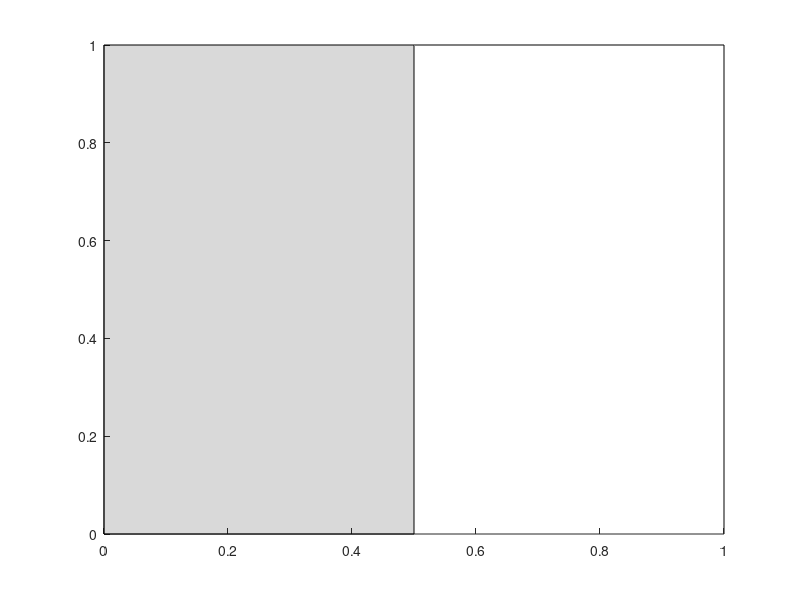

Here is the MATLAB script that generated this plot:
function indicate_strokes(varargin)
%% function indicate_strokes(varargin)
% add shaded areas in the background of existing plots, usually to 
% highlight up/downstrokes. 
% -------------------------------------------------------------------------
% Inputs:
%   none
%   Optional:
%     'figure' followed by an integer: number of figure to use. default: gcf
%     'color' followed by vector: color of shaed areas
%     'frame' yes/no: put frames around shaded areas
%     't_begin' array of times beginning of downstroke
%     't_reversal' array of times of stroke reversals
% If t_begin and t_reversal are missing, unit period time and symmetric up/
% downstroke are assumed
% -------------------------------------------------------------------------
% Output:
%   none
% -------------------------------------------------------------------------


%% define default values here:
fig = gcf;
color = [0.85 0.85 0.85];
frame = 'yes';
t_begin = 0;
t_reversal = 0;

%% read in optional arguments
i = 1;
while i <= length(varargin)
   switch varargin{i}
       case 'figure'
           % check if we're not at the end of the parameter list
           assert(i+1<=numel(varargin),'missing an argument!');
           i = i+1;
           % check if next argument is numeric
           if (~isnumeric(varargin{i}))
               error(['Parameter value for ' varargin{i-1} ' must be numeric!']);
           end
           % take that value
           fig = varargin{i};
       case 'color'
           % check if we're not at the end of the parameter list
           assert(i+1<=numel(varargin),'missing an argument!');
           i = i+1;
           % check if next argument is numeric
           if (~isnumeric(varargin{i}))
               error(['Parameter value for ' varargin{i-1} ' must be numeric!']);
           end
           color = varargin{i};
       case 'frame'
           assert(i+1<=numel(varargin),'missing an argument!');
           i = i+1;
           if (~ischar(varargin{i}))
               error(['Parameter value for ' varargin{i-1} ' must be string!']);
           end
           frame = varargin{i};
       case 't_begin'
           assert(i+1<=numel(varargin),'missing an argument!');
           i = i+1;
           if (~isnumeric(varargin{i}))
               error(['Parameter value for ' varargin{i-1} ' must be numeric!']);
           end
           t_begin = varargin{i};  
       case 't_reversal'
           assert(i+1<=numel(varargin),'missing an argument!');
           i = i+1;
           if (~isnumeric(varargin{i}))
               error(['Parameter value for ' varargin{i-1} ' must be numeric!']);
           end
           t_reversal = varargin{i};
       otherwise
           error(['unkown parameter:' varargin{i}])
   end
   i=i+1;
end

% determine what the current axis are
figure(fig)
a = axis;
tmin = a(1);
tmax = a(2);
fmin = a(3);
fmax = a(4);

% determine beginnings of shaded areas (beginning of downstroke)
if (length(t_begin)>1)
    tdown = t_begin;
else
    tdown = 0:tmax-1;
end

% determine end of shaded areas (reversal timing)
if (length(t_reversal)>1)
    treversal = t_reversal;
else
    treversal = tdown + 0.5;
end

for i = 1:length(tdown)
    if (strcmp(frame,'yes'))
        patch( [tdown(i) treversal(i) treversal(i) tdown(i)], [fmin fmin fmax fmax],...
             [-1 -1 -1 -1], color);
    else
        patch( [tdown(i) treversal(i) treversal(i) tdown(i)], [fmin fmin fmax fmax],...
             [-1 -1 -1 -1], color,'LineStyle','none');
    end
end

% outer frame
if (strcmp(frame,'yes'))
    patch( [tmin tmax tmax tmin], [fmin fmin fmax fmax], [-2 -2 -2 -2],[1 1 1]);
end

set(gca,'Layer','top') 